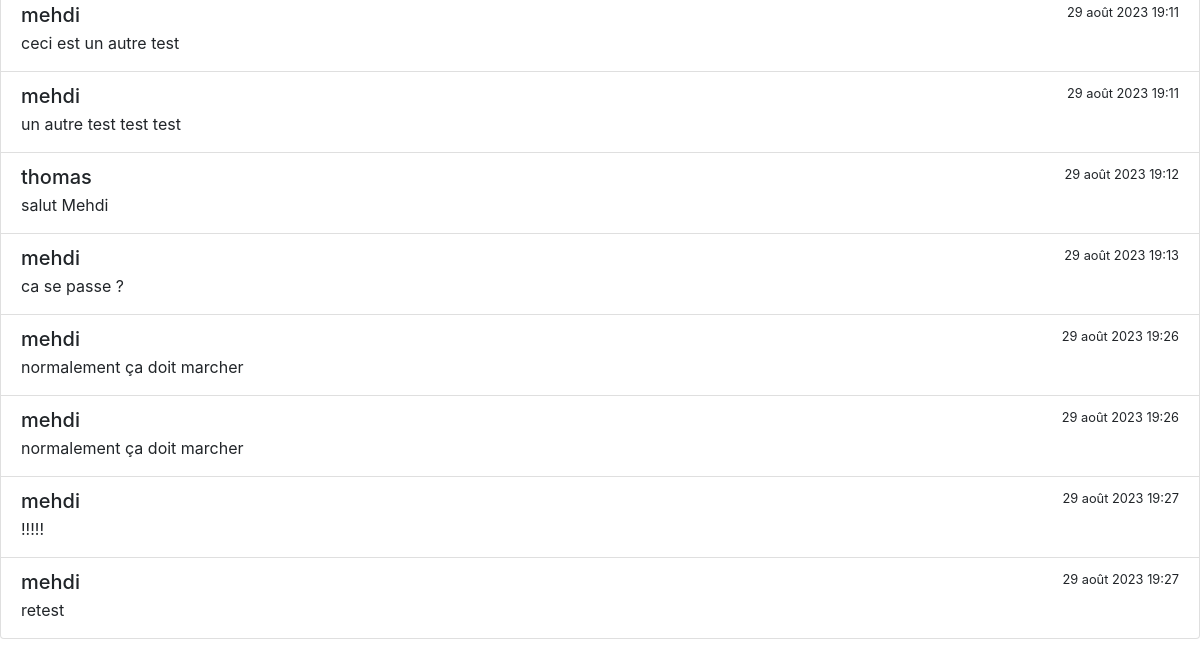
/forum (lower part), run on an earlier commit of the app's database.
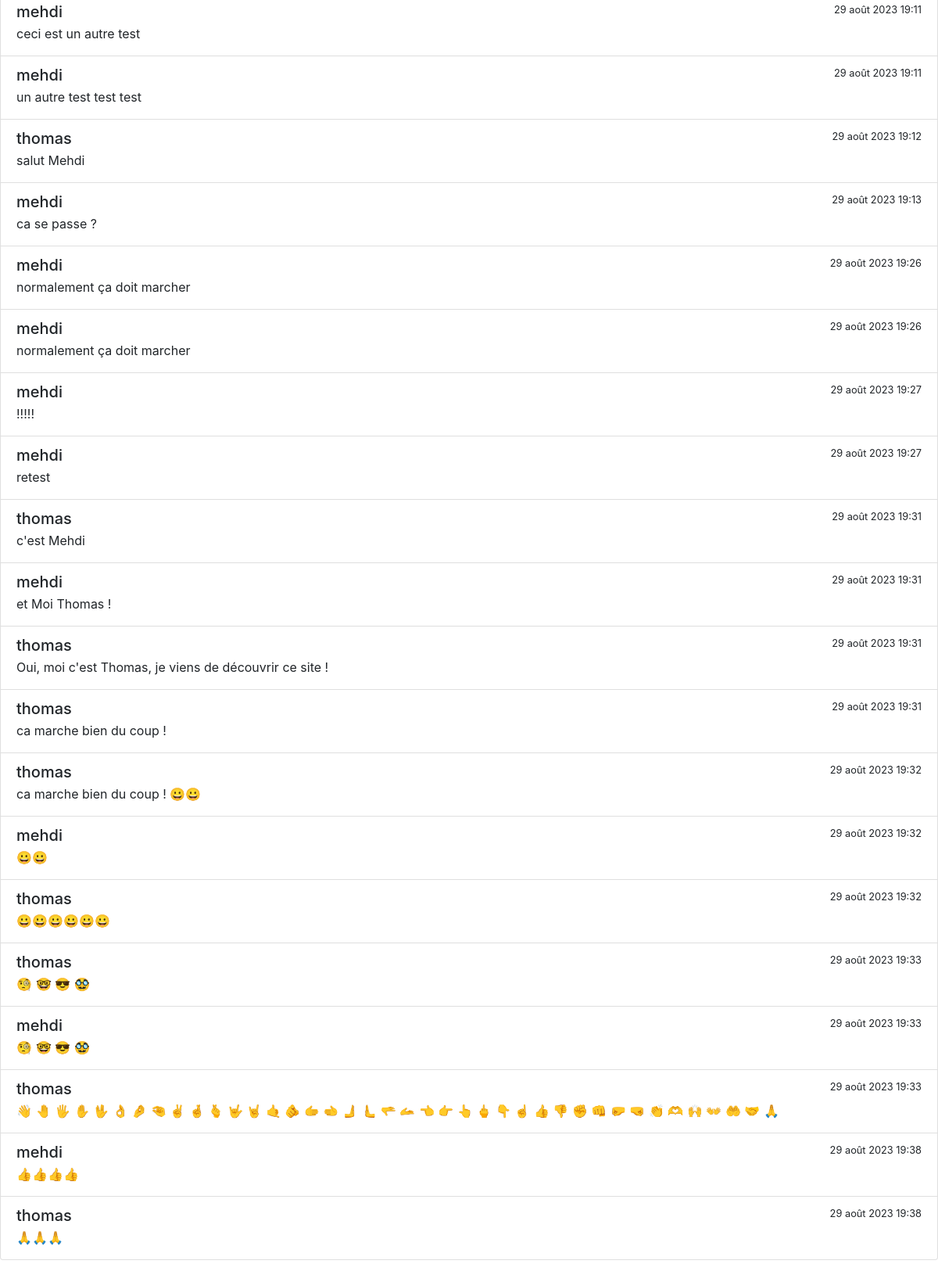
And on a later commit of the database.
### main/models.py (models this page shows, shortened)
class ChatMessage(models.Model):
    username=models.CharField(max_length=150)
    message=models.CharField(max_length=500)
    dateMessage=models.DateTimeField(auto_now=False, auto_now_add=True)

### main/views.py (the view)
# urls.py: path("forum",views.forum,name="forum"),
def forum(request):
	messages=ChatMessage.objects.all()
	print("nombre de message ---> ",len(messages))
	return render(request,template_name="forum.html",context={"messages":messages})

### main/templates/forum.html (shortened to what this page needs)
{% include "partials/header.html" with title_page="Accueil"%}
{% block content %}
    <div id="toReload">
        {% include 'partials/messageList.html' %}
    </div>
{% endblock %}

### main/templates/partials/header.html (shortened to what this page needs)
<!DOCTYPE html>
<html lang="en">
<head>
    <link rel="stylesheet" href="https://cdn.jsdelivr.net/npm/bootstrap@4.3.1/dist/css/bootstrap.min.css">
</head>
<body>

### main/templates/partials/messageList.html (shortened to what this page needs)
<div class="scroll-area-sm">
    <div class="list-group" id="groupMessage">
        {% for message in messages %}
        <a class="list-group-item list-group-item-action " aria-current="true">
            <div class="d-flex w-100 h-25 d-inline-block justify-content-between">
              <h5 class="mb-1">{{message.username}}</h5>
              <small>{{message.dateMessage}}</small>
            </div>
            <p class="mb-1">{{message.message}}</p>
        </a>
        {% endfor %}
    </div>
    </div>

What changed in the data, as far as the page shows it:
added ChatMessage: username "thomas", dateMessage "29 août 2023 19:31", message "c'est Mehdi"
added ChatMessage: username "mehdi", dateMessage "29 août 2023 19:31", message "et Moi Thomas !"
added ChatMessage: username "thomas", dateMessage "29 août 2023 19:31", message "Oui, moi c'est Thomas, je viens de découvrir ce site !"
added ChatMessage: username "thomas", dateMessage "29 août 2023 19:31", message "ca marche bien du coup !"
added ChatMessage: username "thomas", dateMessage "29 août 2023 19:32", message "ca marche bien du coup ! 😀😀"
added ChatMessage: username "mehdi", dateMessage "29 août 2023 19:32", message "😀😀"
added ChatMessage: username "thomas", dateMessage "29 août 2023 19:32", message "😀😀😀😀😀😀"
added ChatMessage: username "thomas", dateMessage "29 août 2023 19:33", message "🧐 🤓 😎 🥸"
added ChatMessage: username "mehdi", dateMessage "29 août 2023 19:33", message "🧐 🤓 😎 🥸"
added ChatMessage: username "thomas", dateMessage "29 août 2023 19:33", message "👋 🤚 🖐 ✋ 🖖 👌 🤌 🤏 ✌️ 🤞 🫰 🤟 🤘 🤙 🫵 🫱 🫲 🫸 🫷 🫳 🫴 👈 👉 👆 🖕 👇 ☝️ 👍 👎 ✊ 👊 🤛 🤜 👏 🫶 🙌 👐 🤲 🤝 🙏"
added ChatMessage: username "mehdi", dateMessage "29 août 2023 19:38", message "👍👍👍👍"
added ChatMessage: username "thomas", dateMessage "29 août 2023 19:38", message "🙏🙏🙏"
